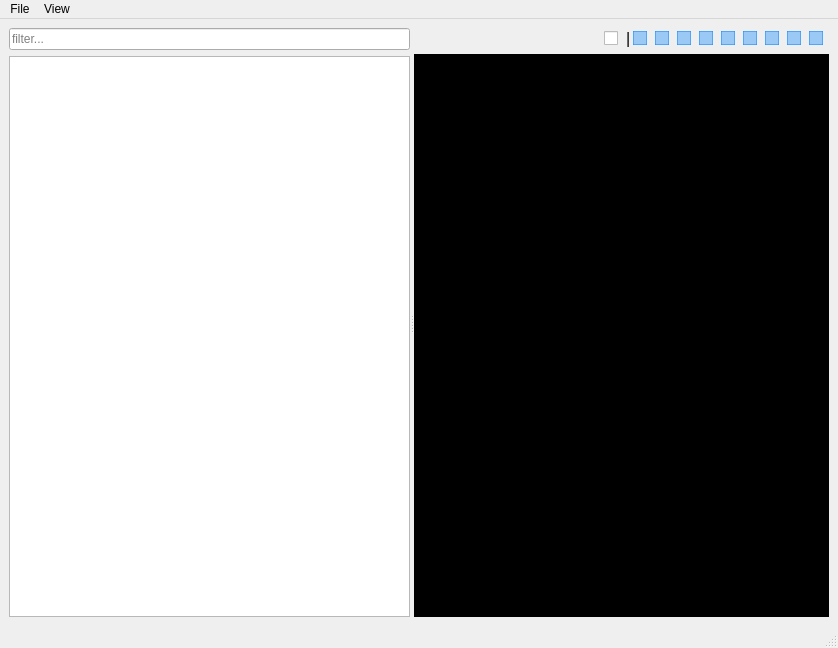
<?xml version="1.0" encoding="UTF-8"?>
<ui version="4.0">
 <class>MainWindow</class>
 <widget class="QMainWindow" name="MainWindow">
  <property name="geometry">
   <rect>
    <x>0</x>
    <y>0</y>
    <width>838</width>
    <height>648</height>
   </rect>
  </property>
  <action name="actionUndo">
   <property name="text">
    <string>Undo</string>
   </property>
   <property name="shortcut">
    <string>Ctrl+Z</string>
   </property>
  </action>
  <action name="actionRedo">
   <property name="text">
    <string>Redo</string>
   </property>
   <property name="shortcut">
    <string>Ctrl+Y</string>
   </property>
   <property name="shortcut">
    <string>Ctrl+Shift+Z</string>
   </property>
  </action>
  <property name="windowTitle">
   <string>MainWindow</string>
  </property>
  <widget class="QWidget" name="centralwidget">
   <layout class="QGridLayout" name="gridLayout">
    <item row="0" column="0">
     <widget class="QSplitter" name="splitter">
      <property name="orientation">
       <enum>Qt::Horizontal</enum>
      </property>
      <widget class="QWidget" name="layoutWidget">
       <layout class="QVBoxLayout" name="verticalLayout">
        <item>
         <widget class="QLineEdit" name="filterEdit">
          <property name="toolTip">
           <string>Filter the instance list by tag or resref. Type part of a creature, door,
            placeable, trigger, waypoint, or sound tag to show only matching entries. Max 16
            characters. Does not change the GIT file—only filters what is shown in the list. Leave
            empty to show all instances.</string>
          </property>
          <property name="text">
           <string />
          </property>
          <property name="maxLength">
           <number>16</number>
          </property>
          <property name="placeholderText">
           <string>filter...</string>
          </property>
         </widget>
        </item>
        <item>
         <widget class="QListWidget" name="listWidget">
          <property name="toolTip">
           <string>Instance list. Shows all creatures, doors, placeables, triggers, waypoints, and
            sounds in this area (GIT). Click an entry to select it in the 3D view and edit its
            position, rotation, or template. Use the filter box above to narrow the list by tag or
            resref. Right-click for context menu (add, remove, duplicate).</string>
          </property>
          <property name="maximumSize">
           <size>
            <width>16777215</width>
            <height>16777215</height>
           </size>
          </property>
          <property name="contextMenuPolicy">
           <enum>Qt::CustomContextMenu</enum>
          </property>
         </widget>
        </item>
       </layout>
      </widget>
      <widget class="QWidget" name="layoutWidget1">
       <layout class="QVBoxLayout" name="verticalLayout_2">
        <item>
         <layout class="QHBoxLayout" name="horizontalLayout_2">
          <property name="spacing">
           <number>2</number>
          </property>
          <item>
           <spacer name="horizontalSpacer">
            <property name="orientation">
             <enum>Qt::Horizontal</enum>
            </property>
            <property name="sizeHint" stdset="0">
             <size>
              <width>40</width>
              <height>20</height>
             </size>
            </property>
           </spacer>
          </item>
          <item>
           <widget class="QCheckBox" name="lockInstancesCheck">
            <property name="maximumSize">
             <size>
              <width>28</width>
              <height>16777215</height>
             </size>
            </property>
            <property name="toolTip">
             <string>Lock instances. When checked, prevents moving, rotating, or deleting instances
              in the 3D view. Use when you want to select or inspect without accidentally editing.
              Does not modify the GIT file until you change an instance and save.</string>
            </property>
            <property name="styleSheet">
             <string notr="true">QCheckbox {
              spacing: 0px;
              }

              QCheckBox::indicator {
              image: url(:/images/icons/lock.png);
              border: 1px solid rgba(30, 144, 255, 0.0);
              width: 26px;
              height: 26px;
              }

              QCheckBox::indicator:unchecked:hover {
              background: rgba(30, 144, 255, 0.2);
              border: 1px solid rgba(30, 144, 255, 0.4);
              }

              QCheckBox::indicator:checked {
              background: rgba(30, 144, 255, 0.4);
              border:1px solid rgba(30, 144, 255, 0.6);
              }

              QCheckBox::indicator:checked:hover {
              background: rgba(30, 144, 255, 0.5);
              border:1px solid rgba(30, 144, 255, 0.7);
              }

             </string>
            </property>
            <property name="text">
             <string />
            </property>
            <property name="checked">
             <bool>false</bool>
            </property>
           </widget>
          </item>
          <item>
           <widget class="QLabel" name="label">
            <property name="maximumSize">
             <size>
              <width>16777215</width>
              <height>28</height>
             </size>
            </property>
            <property name="font">
             <font>
              <pointsize>12</pointsize>
             </font>
            </property>
            <property name="text">
             <string>|</string>
            </property>
           </widget>
          </item>
          <item>
           <widget class="QCheckBox" name="viewCreatureCheck">
            <property name="maximumSize">
             <size>
              <width>28</width>
              <height>16777215</height>
             </size>
            </property>
            <property name="toolTip">
             <string>Show or hide creature instances in the 3D view. Creatures (UTC) are NPCs,
              enemies, and party members placed in the area. Uncheck to hide them while editing
              other object types. Does not remove them from the GIT.</string>
            </property>
            <property name="styleSheet">
             <string notr="true">QCheckbox {
              spacing: 0px;
              }

              QCheckBox::indicator {
              image: url(:/images/icons/k1/creature.png);
              border: 1px solid rgba(30, 144, 255, 0.0);
              width: 26px;
              height: 26px;
              }

              QCheckBox::indicator:unchecked:hover {
              background: rgba(30, 144, 255, 0.2);
              border: 1px solid rgba(30, 144, 255, 0.4);
              }

              QCheckBox::indicator:checked {
              background: rgba(30, 144, 255, 0.4);
              border:1px solid rgba(30, 144, 255, 0.6);
              }

              QCheckBox::indicator:checked:hover {
              background: rgba(30, 144, 255, 0.5);
              border:1px solid rgba(30, 144, 255, 0.7);
              }

             </string>
            </property>
            <property name="text">
             <string />
            </property>
            <property name="checked">
             <bool>true</bool>
            </property>
           </widget>
          </item>
          <item>
           <widget class="QCheckBox" name="viewDoorCheck">
            <property name="maximumSize">
             <size>
              <width>28</width>
              <height>16777215</height>
             </size>
            </property>
            <property name="toolTip">
             <string>Show or hide door instances (UTD) in the 3D view. Doors link areas or
              open/close; they use a door template and position. Uncheck to hide them while editing
              other objects. Does not remove them from the GIT.</string>
            </property>
            <property name="styleSheet">
             <string notr="true">QCheckBox::indicator {
              image: url(:/images/icons/k1/door.png);
              border: 1px solid rgba(30, 144, 255, 0.0);
              width: 26px;
              height: 26px;
              }

              QCheckBox::indicator:unchecked:hover {
              background: rgba(30, 144, 255, 0.2);
              border: 1px solid rgba(30, 144, 255, 0.4);
              }

              QCheckBox::indicator:checked {
              background: rgba(30, 144, 255, 0.4);
              border:1px solid rgba(30, 144, 255, 0.6);
              }

              QCheckBox::indicator:checked:hover {
              background: rgba(30, 144, 255, 0.5);
              border:1px solid rgba(30, 144, 255, 0.7);
              }

             </string>
            </property>
            <property name="text">
             <string />
            </property>
            <property name="checked">
             <bool>true</bool>
            </property>
           </widget>
          </item>
          <item>
           <widget class="QCheckBox" name="viewPlaceableCheck">
            <property name="maximumSize">
             <size>
              <width>28</width>
              <height>16777215</height>
             </size>
            </property>
            <property name="toolTip">
             <string>Show or hide placeable instances (UTP) in the 3D view. Placeables are
              containers, chairs, crates, and other interactive objects. Uncheck to hide them. Does
              not remove them from the GIT.</string>
            </property>
            <property name="styleSheet">
             <string notr="true">QCheckBox::indicator {
              image: url(:/images/icons/k1/placeable.png);
              border: 1px solid rgba(30, 144, 255, 0.0);
              width: 26px;
              height: 26px;
              }

              QCheckBox::indicator:unchecked:hover {
              background: rgba(30, 144, 255, 0.2);
              border: 1px solid rgba(30, 144, 255, 0.4);
              }

              QCheckBox::indicator:checked {
              background: rgba(30, 144, 255, 0.4);
              border:1px solid rgba(30, 144, 255, 0.6);
              }

              QCheckBox::indicator:checked:hover {
              background: rgba(30, 144, 255, 0.5);
              border:1px solid rgba(30, 144, 255, 0.7);
              }

             </string>
            </property>
            <property name="text">
             <string />
            </property>
            <property name="checked">
             <bool>true</bool>
            </property>
           </widget>
          </item>
          <item>
           <widget class="QCheckBox" name="viewStoreCheck">
            <property name="maximumSize">
             <size>
              <width>28</width>
              <height>16777215</height>
             </size>
            </property>
            <property name="toolTip">
             <string>Show or hide merchant/store placeables in the 3D view. Merchants are placeables
              with store data; toggling this only affects visibility, not the GIT.</string>
            </property>
            <property name="styleSheet">
             <string notr="true">QCheckBox::indicator {
              image: url(:/images/icons/k1/merchant.png);
              border: 1px solid rgba(30, 144, 255, 0.0);
              width: 26px;
              height: 26px;
              }

              QCheckBox::indicator:unchecked:hover {
              background: rgba(30, 144, 255, 0.2);
              border: 1px solid rgba(30, 144, 255, 0.4);
              }

              QCheckBox::indicator:checked {
              background: rgba(30, 144, 255, 0.4);
              border:1px solid rgba(30, 144, 255, 0.6);
              }

              QCheckBox::indicator:checked:hover {
              background: rgba(30, 144, 255, 0.5);
              border:1px solid rgba(30, 144, 255, 0.7);
              }

             </string>
            </property>
            <property name="text">
             <string />
            </property>
            <property name="checked">
             <bool>true</bool>
            </property>
           </widget>
          </item>
          <item>
           <widget class="QCheckBox" name="viewSoundCheck">
            <property name="maximumSize">
             <size>
              <width>28</width>
              <height>16777215</height>
             </size>
            </property>
            <property name="toolTip">
             <string>Show or hide sound object instances (UTS) in the 3D view. Sound objects play
              ambient audio; they have a position when positional. Uncheck to hide them. Does not
              remove them from the GIT.</string>
            </property>
            <property name="styleSheet">
             <string notr="true">QCheckBox::indicator {
              image: url(:/images/icons/k1/sound.png);
              border: 1px solid rgba(30, 144, 255, 0.0);
              width: 26px;
              height: 26px;
              }

              QCheckBox::indicator:unchecked:hover {
              background: rgba(30, 144, 255, 0.2);
              border: 1px solid rgba(30, 144, 255, 0.4);
              }

              QCheckBox::indicator:checked {
              background: rgba(30, 144, 255, 0.4);
              border:1px solid rgba(30, 144, 255, 0.6);
              }

              QCheckBox::indicator:checked:hover {
              background: rgba(30, 144, 255, 0.5);
              border:1px solid rgba(30, 144, 255, 0.7);
              }

             </string>
            </property>
            <property name="text">
             <string />
            </property>
            <property name="checked">
             <bool>true</bool>
            </property>
           </widget>
          </item>
          <item>
           <widget class="QCheckBox" name="viewWaypointCheck">
            <property name="maximumSize">
             <size>
              <width>28</width>
              <height>16777215</height>
             </size>
            </property>
            <property name="toolTip">
             <string>Show or hide waypoint instances (UTW) in the 3D view. Waypoints are invisible
              markers used for scripting (e.g. MoveToPoint). Uncheck to hide them. Does not remove
              them from the GIT.</string>
            </property>
            <property name="styleSheet">
             <string notr="true">QCheckBox::indicator {
              image: url(:/images/icons/k1/waypoint.png);
              border: 1px solid rgba(30, 144, 255, 0.0);
              width: 26px;
              height: 26px;
              }

              QCheckBox::indicator:unchecked:hover {
              background: rgba(30, 144, 255, 0.2);
              border: 1px solid rgba(30, 144, 255, 0.4);
              }

              QCheckBox::indicator:checked {
              background: rgba(30, 144, 255, 0.4);
              border:1px solid rgba(30, 144, 255, 0.6);
              }

              QCheckBox::indicator:checked:hover {
              background: rgba(30, 144, 255, 0.5);
              border:1px solid rgba(30, 144, 255, 0.7);
              }

             </string>
            </property>
            <property name="text">
             <string />
            </property>
            <property name="checked">
             <bool>true</bool>
            </property>
           </widget>
          </item>
          <item>
           <widget class="QCheckBox" name="viewCameraCheck">
            <property name="maximumSize">
             <size>
              <width>28</width>
              <height>16777215</height>
             </size>
            </property>
            <property name="toolTip">
             <string>Show or hide camera instances in the 3D view. Cameras define camera
              positions/cuts for cutscenes. Uncheck to hide them. Does not remove them from the GIT.</string>
            </property>
            <property name="styleSheet">
             <string notr="true">QCheckBox::indicator {
              image: url(:/images/icons/k1/camera.png);
              border: 1px solid rgba(30, 144, 255, 0.0);
              width: 26px;
              height: 26px;
              }

              QCheckBox::indicator:unchecked:hover {
              background: rgba(30, 144, 255, 0.2);
              border: 1px solid rgba(30, 144, 255, 0.4);
              }

              QCheckBox::indicator:checked {
              background: rgba(30, 144, 255, 0.4);
              border:1px solid rgba(30, 144, 255, 0.6);
              }

              QCheckBox::indicator:checked:hover {
              background: rgba(30, 144, 255, 0.5);
              border:1px solid rgba(30, 144, 255, 0.7);
              }

             </string>
            </property>
            <property name="text">
             <string />
            </property>
            <property name="checked">
             <bool>true</bool>
            </property>
           </widget>
          </item>
          <item>
           <widget class="QCheckBox" name="viewEncounterCheck">
            <property name="maximumSize">
             <size>
              <width>28</width>
              <height>16777215</height>
             </size>
            </property>
            <property name="toolTip">
             <string>Show or hide encounter instances (UTE) in the 3D view. Encounters spawn
              creatures when the player enters the region. Uncheck to hide them. Does not remove
              them from the GIT.</string>
            </property>
            <property name="styleSheet">
             <string notr="true">QCheckBox::indicator {
              image: url(:/images/icons/k1/encounter.png);
              border: 1px solid rgba(30, 144, 255, 0.0);
              width: 26px;
              height: 26px;
              }

              QCheckBox::indicator:unchecked:hover {
              background: rgba(30, 144, 255, 0.2);
              border: 1px solid rgba(30, 144, 255, 0.4);
              }

              QCheckBox::indicator:checked {
              background: rgba(30, 144, 255, 0.4);
              border:1px solid rgba(30, 144, 255, 0.6);
              }

              QCheckBox::indicator:checked:hover {
              background: rgba(30, 144, 255, 0.5);
              border:1px solid rgba(30, 144, 255, 0.7);
              }

             </string>
            </property>
            <property name="text">
             <string />
            </property>
            <property name="checked">
             <bool>true</bool>
            </property>
           </widget>
          </item>
          <item>
           <widget class="QCheckBox" name="viewTriggerCheck">
            <property name="maximumSize">
             <size>
              <width>28</width>
              <height>16777215</height>
             </size>
            </property>
            <property name="toolTip">
             <string>Show or hide trigger instances (UTT) in the 3D view. Triggers detect when the
              player enters a region and run scripts. Uncheck to hide them. Does not remove them
              from the GIT.</string>
            </property>
            <property name="styleSheet">
             <string notr="true">QCheckBox::indicator {
              image: url(:/images/icons/k1/trigger.png);
              border: 1px solid rgba(30, 144, 255, 0.0);
              width: 26px;
              height: 26px;
              }

              QCheckBox::indicator:unchecked:hover {
              background: rgba(30, 144, 255, 0.2);
              border: 1px solid rgba(30, 144, 255, 0.4);
              }

              QCheckBox::indicator:checked {
              background: rgba(30, 144, 255, 0.4);
              border:1px solid rgba(30, 144, 255, 0.6);
              }

              QCheckBox::indicator:checked:hover {
              background: rgba(30, 144, 255, 0.5);
              border:1px solid rgba(30, 144, 255, 0.7);
              }

             </string>
            </property>
            <property name="text">
             <string />
            </property>
            <property name="checked">
             <bool>true</bool>
            </property>
           </widget>
          </item>
         </layout>
        </item>
        <item>
         <widget class="WalkmeshRenderer" name="renderArea" native="true">
          <property name="sizePolicy">
           <sizepolicy hsizetype="MinimumExpanding" vsizetype="MinimumExpanding">
            <horstretch>0</horstretch>
            <verstretch>0</verstretch>
           </sizepolicy>
          </property>
          <property name="mouseTracking">
           <bool>true</bool>
          </property>
          <property name="focusPolicy">
           <enum>Qt::StrongFocus</enum>
          </property>
          <property name="contextMenuPolicy">
           <enum>Qt::CustomContextMenu</enum>
          </property>
          <property name="styleSheet">
           <string notr="true">background: black;</string>
          </property>
         </widget>
        </item>
       </layout>
      </widget>
     </widget>
    </item>
   </layout>
  </widget>
  <widget class="QMenuBar" name="menubar">
   <property name="geometry">
    <rect>
     <x>0</x>
     <y>0</y>
     <width>838</width>
     <height>22</height>
    </rect>
   </property>
   <widget class="QMenu" name="menuNew">
    <property name="title">
     <string>File</string>
    </property>
    <addaction name="actionNew" />
    <addaction name="actionOpen" />
    <addaction name="actionSave" />
    <addaction name="actionSave_As" />
    <addaction name="actionRevert" />
    <addaction name="separator" />
    <addaction name="actionUndo" />
    <addaction name="actionRedo" />
    <addaction name="separator" />
    <addaction name="actionExit" />
   </widget>
   <widget class="QMenu" name="menuView">
    <property name="title">
     <string>View</string>
    </property>
    <widget class="QMenu" name="menuWaypointLabels">
     <property name="title">
      <string>Waypoint Labels</string>
     </property>
     <addaction name="actionUseWaypointResRef" />
     <addaction name="actionUseWaypointName" />
     <addaction name="actionUseWaypointTag" />
    </widget>
    <widget class="QMenu" name="menuTriggerLabels">
     <property name="title">
      <string>Trigger Labels</string>
     </property>
     <addaction name="actionUseTriggerResRef" />
     <addaction name="actionUseTriggerName" />
     <addaction name="actionUseTriggerTag" />
    </widget>
    <widget class="QMenu" name="menuDoorLabels">
     <property name="title">
      <string>Door Labels</string>
     </property>
     <addaction name="actionUseDoorResRef" />
     <addaction name="actionUseDoorName" />
     <addaction name="actionUseDoorTag" />
    </widget>
    <widget class="QMenu" name="menuCreatureLabels">
     <property name="title">
      <string>Creature Labels</string>
     </property>
     <addaction name="actionUseCreatureResRef" />
     <addaction name="actionUseCreatureName" />
     <addaction name="actionUseCreatureTag" />
    </widget>
    <widget class="QMenu" name="menuPlaceableLabels">
     <property name="title">
      <string>Placeable Labels</string>
     </property>
     <addaction name="actionUsePlaceableResRef" />
     <addaction name="actionUsePlaceableName" />
     <addaction name="actionUsePlaceableTag" />
    </widget>
    <widget class="QMenu" name="menuMerchantLabels">
     <property name="title">
      <string>Merchant Labels</string>
     </property>
     <addaction name="actionUseMerchantResRef" />
     <addaction name="actionUseMerchantName" />
     <addaction name="actionUseMerchantTag" />
    </widget>
    <widget class="QMenu" name="menuSound_Labels">
     <property name="title">
      <string>Sound Labels</string>
     </property>
     <addaction name="actionUseSoundResRef" />
     <addaction name="actionUseSoundName" />
     <addaction name="actionUseSoundTag" />
    </widget>
    <widget class="QMenu" name="menuEncounterLabels">
     <property name="title">
      <string>Encounter Labels</string>
     </property>
     <addaction name="actionUseEncounterResRef" />
     <addaction name="actionUseEncounterName" />
     <addaction name="actionUseEncounterTag" />
    </widget>
    <addaction name="actionZoomIn" />
    <addaction name="actionZoomOut" />
    <addaction name="actionRecentreCamera" />
    <addaction name="separator" />
    <addaction name="actionShowRoomBoundaries" />
    <addaction name="actionShowGrid" />
    <addaction name="separator" />
    <addaction name="menuCreatureLabels" />
    <addaction name="menuDoorLabels" />
    <addaction name="menuPlaceableLabels" />
    <addaction name="menuMerchantLabels" />
    <addaction name="menuSound_Labels" />
    <addaction name="menuWaypointLabels" />
    <addaction name="menuEncounterLabels" />
    <addaction name="menuTriggerLabels" />
   </widget>
   <addaction name="menuNew" />
   <addaction name="menuView" />
  </widget>
  <widget class="QStatusBar" name="statusbar" />
  <action name="actionNew">
   <property name="text">
    <string>New</string>
   </property>
  </action>
  <action name="actionOpen">
   <property name="text">
    <string>Open</string>
   </property>
  </action>
  <action name="actionSave">
   <property name="text">
    <string>Save</string>
   </property>
  </action>
  <action name="actionSave_As">
   <property name="text">
    <string>Save As</string>
   </property>
  </action>
  <action name="actionRevert">
   <property name="text">
    <string>Revert</string>
   </property>
  </action>
  <action name="actionExit">
   <property name="text">
    <string>Exit</string>
   </property>
  </action>
  <action name="actionZoomIn">
   <property name="text">
    <string>Zoom In</string>
   </property>
  </action>
  <action name="actionZoomOut">
   <property name="text">
    <string>Zoom Out</string>
   </property>
  </action>
  <action name="actionRecentreCamera">
   <property name="text">
    <string>Reset Camera</string>
   </property>
  </action>
  <action name="actionShowRoomBoundaries">
   <property name="checkable">
    <bool>true</bool>
   </property>
   <property name="checked">
    <bool>true</bool>
   </property>
   <property name="text">
    <string>Show Room Boundaries</string>
   </property>
  </action>
  <action name="actionShowGrid">
   <property name="checkable">
    <bool>true</bool>
   </property>
   <property name="text">
    <string>Show Grid</string>
   </property>
  </action>
  <action name="actionDeleteSelected">
   <property name="text">
    <string>Delete Selected</string>
   </property>
  </action>
  <action name="actionUseWaypointResRef">
   <property name="text">
    <string>ResRef</string>
   </property>
  </action>
  <action name="actionUseWaypointName">
   <property name="text">
    <string>Name</string>
   </property>
  </action>
  <action name="actionUseWaypointTag">
   <property name="text">
    <string>Tag</string>
   </property>
  </action>
  <action name="actionUseTriggerResRef">
   <property name="text">
    <string>ResRef</string>
   </property>
  </action>
  <action name="actionUseTriggerTag">
   <property name="text">
    <string>Tag</string>
   </property>
  </action>
  <action name="actionUseDoorResRef">
   <property name="text">
    <string>ResRef</string>
   </property>
  </action>
  <action name="actionUseDoorTag">
   <property name="text">
    <string>Tag</string>
   </property>
  </action>
  <action name="actionUseCreatureResRef">
   <property name="text">
    <string>ResRef</string>
   </property>
  </action>
  <action name="actionUseCreatureName">
   <property name="text">
    <string>Name</string>
   </property>
  </action>
  <action name="actionUseCreatureTag">
   <property name="text">
    <string>Tag</string>
   </property>
  </action>
  <action name="actionUseDoorName">
   <property name="text">
    <string>Name</string>
   </property>
  </action>
  <action name="actionUseDoorResTag">
   <property name="text">
    <string>Tag (UTD)</string>
   </property>
  </action>
  <action name="actionUseWaypointResName">
   <property name="text">
    <string>Name (UTW)</string>
   </property>
  </action>
  <action name="actionUseWaypointResTag">
   <property name="text">
    <string>Tag (UTW)</string>
   </property>
  </action>
  <action name="actionUseTriggerName">
   <property name="text">
    <string>Name</string>
   </property>
  </action>
  <action name="actionUseTriggerResTag">
   <property name="text">
    <string>Tag (UTT)</string>
   </property>
  </action>
  <action name="actionUsePlaceableResRef">
   <property name="text">
    <string>ResRef</string>
   </property>
  </action>
  <action name="actionUsePlaceableTag">
   <property name="text">
    <string>Tag</string>
   </property>
  </action>
  <action name="actionUsePlaceableName">
   <property name="text">
    <string>Name</string>
   </property>
  </action>
  <action name="actionUseMerchantResRef">
   <property name="text">
    <string>ResRef</string>
   </property>
  </action>
  <action name="actionUseMerchantName">
   <property name="text">
    <string>Name</string>
   </property>
  </action>
  <action name="actionUseMerchantTag">
   <property name="text">
    <string>Tag</string>
   </property>
  </action>
  <action name="actionUseSoundResRef">
   <property name="text">
    <string>ResRef</string>
   </property>
  </action>
  <action name="actionUseSoundName">
   <property name="text">
    <string>Name</string>
   </property>
  </action>
  <action name="actionUseSoundTag">
   <property name="text">
    <string>Tag</string>
   </property>
  </action>
  <action name="actionUseEncounterResRef">
   <property name="text">
    <string>ResRef</string>
   </property>
  </action>
  <action name="actionUseEncounterName">
   <property name="text">
    <string>Name</string>
   </property>
  </action>
  <action name="actionUseEncounterTag">
   <property name="text">
    <string>Tag</string>
   </property>
  </action>
 </widget>
 <customwidgets>
  <customwidget>
   <class>WalkmeshRenderer</class>
   <extends>QWidget</extends>
   <header location="global">toolset.gui.widgets.renderer.walkmesh</header>
   <container>1</container>
  </customwidget>
 </customwidgets>
 <resources>
  <include location="../../resources/resources.qrc" />
 </resources>
 <connections />
</ui>
